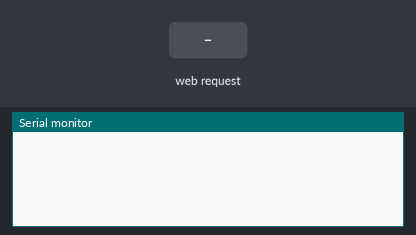
Recording of a sketch running on a simulated ESP8266 (NodeMCU). Shown: the last lines printed to the serial monitor. The test bench sets the inputs (shaded band).

Above: at 1.2 s.
1.3 s: HTTP request GET /cmd?val=A received
At 2.2 s:
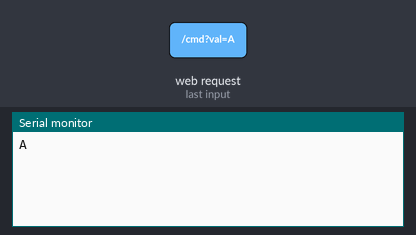
2.8 s: HTTP request GET /cmd?val=1 received
At 3.4 s:
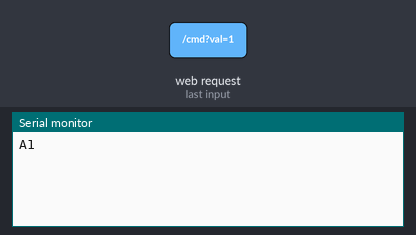

The sketch:

VoitureTelecESPV1.1.ino
```cpp
#include <ESP8266WiFi.h>
#include <ESP8266WebServer.h>

const char* ssid = "VoitureRadar";
const char* password = "12345678";

ESP8266WebServer server(80);
String radarData = "";

void handleRoot() {
  server.send(200, "text/html", R"rawliteral(
<!DOCTYPE html>
<html lang="fr">
<head>
  <meta charset="UTF-8">
  <title>Radar Voiture</title>
  <meta name="viewport" content="width=device-width, initial-scale=1">
  <style>
    body {
      background: #121212;
      color: #fff;
      text-align: center;
      font-family: sans-serif;
    }
    canvas {
      background: #000;
      margin-top: 20px;
      border-radius: 15%;
    }
    .controls {
      margin-top: 30px;
    }
    button {
      width: 80px;
      height: 80px;
      margin: 5px;
      font-size: 20px;
      border: none;
      border-radius: 10px;
      background-color: #2196F3;
      color: white;
      box-shadow: 0 4px #0b78d1;
    }
    button:active {
      transform: translateY(2px);
    }
  </style>
</head>
<body>
  <h1>Voiture Radar</h1>
  <canvas id="radar" width="300" height="300"></canvas>

  <div class="controls">
    <div>
      <button onclick="send('F')">↑</button>
    </div>
    <div>
      <button onclick="send('L')">←</button>
      <button onclick="send('S')">■</button>
      <button onclick="send('R')">→</button>
    </div>
    <div>
      <button onclick="send('B')">↓</button>
    </div>
  </div>

  <script>
  let canvas = document.getElementById("radar");
  let ctx = canvas.getContext("2d");
  let distances = Array(37).fill(200); // 200 = max (pas détecté)
  let width = canvas.width;
  let height = canvas.height;

  function map(x, in_min, in_max, out_min, out_max) {
    return (x - in_min) * (out_max - out_min) / (in_max - in_min) + out_min;
  }

  function drawRadar() {
    ctx.clearRect(0, 0, width, height);
    let rectWidth = width / 37;

    for (let angle = 0; angle <= 36; angle++) {
      let dist = distances[angle];
      let gray = 255 - Math.min(255, map(dist, 0, 200, 255, 30)); // Inversé : proche = clair
      ctx.fillStyle = `rgb(${gray},${gray},${gray})`;
      ctx.fillRect(angle * rectWidth, 0, rectWidth, height);
    }
  }

  function updateRadar() {
    fetch("/radar").then(res => res.text()).then(txt => {
      let lines = txt.trim().split("\\n");
      lines.forEach(line => {
        if (line.startsWith("A")) {
          let parts = line.substring(1).split(":");
          let angle = parseInt(parts[0]);
          let dist = parseInt(parts[1]);
          if (angle >= 0 && angle <= 180) {
            distances[angle*36/180] = dist;
          }
        }
      });
      drawRadar();
    });
  }

  function send(cmd) {
    fetch("/cmd?val=" + cmd);
  }

  setInterval(updateRadar, 300);
  drawRadar();
</script>

</body>
</html>
  )rawliteral");
}

void handleCmd() {
  if (server.hasArg("val")) {
    String cmd = server.arg("val");
    Serial.print(cmd);
  }
  server.send(200, "text/plain", "OK");
}

void handleRadar() {
  server.send(200, "text/plain", radarData);
  radarData = "";  // Reset after sending
}

void setup() {
  Serial.begin(9600);
  WiFi.softAP(ssid, password);
  server.on("/", handleRoot);
  server.on("/cmd", handleCmd);
  server.on("/radar", handleRadar);
  server.begin();
}

void loop() {
  server.handleClient();

  while (Serial.available()) {
    String line = Serial.readStringUntil('\n');
    radarData += line + "\n";
  }
}
```

Measured:
- after the input at 1.3 s, the serial monitor: prints a new line at once (image 1)
- after the input at 2.8 s, the serial monitor: prints a new line at once (image 2)
